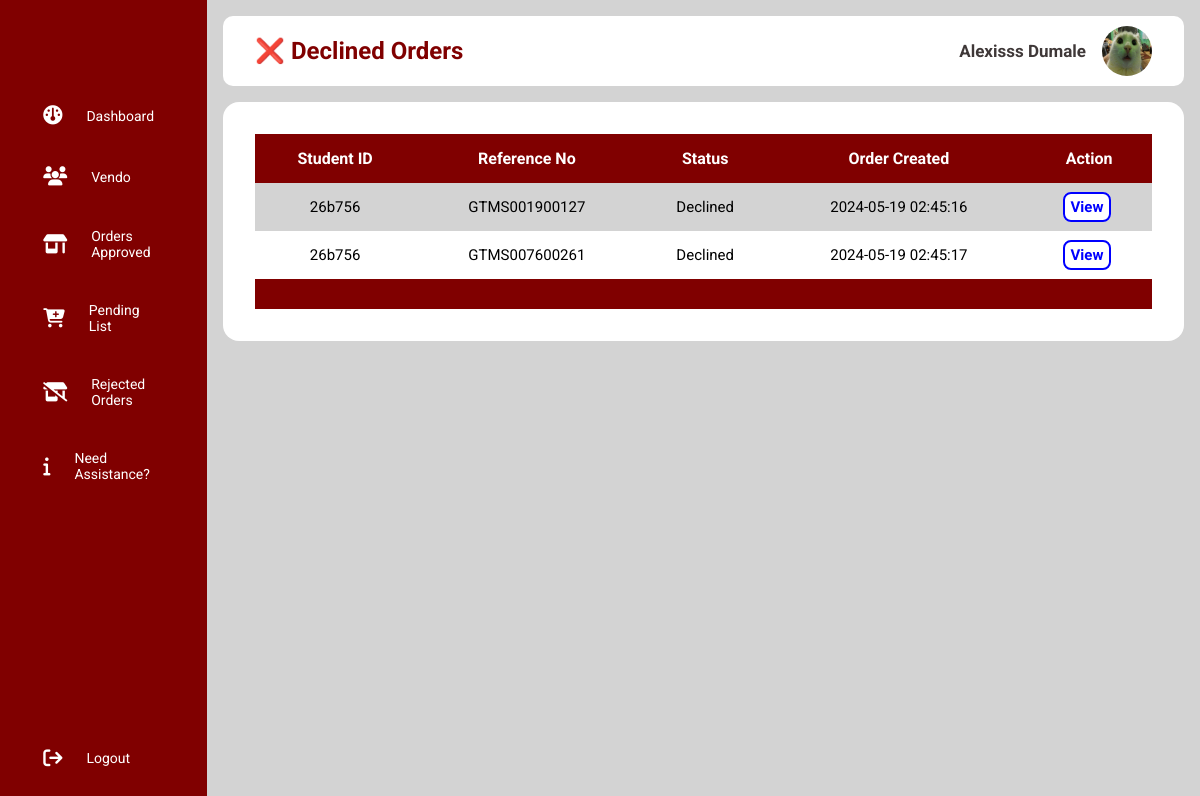
Screenshot of /admin/declined_order.php (signed in) with the database file from the repository.
### tables this page shows
CREATE TABLE `orders` (
  `id` int(11) NOT NULL,
  `reference_no` varchar(15) NOT NULL,
  `student_id` varchar(20) NOT NULL,
  `amount` varchar(50) NOT NULL,
  `garment_type` varchar(50) NOT NULL,
  `garment_id` varchar(25) NOT NULL,
  `gender` varchar(10) NOT NULL,
  `notes` varchar(555) NOT NULL,
  `status` varchar(20) NOT NULL,
  `created` datetime NOT NULL DEFAULT current_timestamp(),
  `modified` timestamp NOT NULL DEFAULT current_timestamp()
);

### object/order.php (called while the page is built, shortened)
<?php
class Order {
    private $conn;
    public function __construct($db) {
        $this->conn = $db;
    }
    public function readDeclinedRequests() {
        $query = "SELECT * FROM orders WHERE status = 'declined'";
        $stmt = $this->conn->prepare($query);
        $stmt->execute();
        return $stmt;
    }
}
?>

### object/user.php (called while the page is built, shortened)
<?php
class User {
	private $conn;
	private $table_name = "users";
	public function __construct($db) {
		$this->conn = $db;
	}
	function countUser(){
		$query = "SELECT COUNT(*) as user_count
					FROM
					" . $this->table_name . "
					WHERE
					access_level = 'student'";
		$stmt = $this->conn->prepare($query);
		$stmt->execute();
		$row = $stmt->fetch(PDO::FETCH_ASSOC);
		$user_count = $row['user_count'];
		return $user_count;
	}
}
?>

### admin/declined_order.php (the view, shortened to what this page needs)
<?php
include_once '../object/order.php';
include_once '../object/user.php';
$database = new Database();
$db = $database->getConnection();
$order = new Order($db);
include_once 'sidebar.php';
include_once 'layout_head.php';
$stmt = $order->readDeclinedRequests();
$num = $stmt->rowCount();
?>
    <?php
        if ($num>0) {
            echo "<div class='table_container'>";
            echo "<table>";
                echo "<thead>";
                    echo "<tr>";
                        echo "<th>Student ID</th>";
                        echo "<th>Reference No</th>";
                        echo "<th>Status</th>";
                        echo "<th>Order Created</th>";
                        echo "<th>Action</th>";
                    echo "</tr>";
                echo "</thead>";
                echo "<tbody>";
                    while ($row = $stmt->fetch(PDO::FETCH_ASSOC)) {
                        extract($row);
                        echo "<tr>";
                            echo "<td>{$student_id}</td>";
                            echo "<td>{$reference_no}</td>";
                            echo "<td>{$status}</td>";
                            echo "<td>{$created}</td>";
                            echo "<td>";
                                if ($status == "Declined") {
                                    echo "<a href='../admin/view_request.php?oid={$id}' class='action_btn1'>View</a>";
                                } else {
                                    echo "<a href='../admin/view_request.php?oid={$id}' class='action_btn1'>View</a>";
                                    echo "<a update-id='{$id}' class='action_btn2 update-object'>Approved</a>";
                                    echo "<a href='#' class='action_btn3' onclick='deleteOrder({$id})'>Declined</a>";
                                }
                        echo "</tr>";
                    }
                echo "</tbody>";
                echo "<tfoot>";
                    echo "<tr>";
                        echo "<td colspan='8' class='table_foot'></td>";
                    echo "</tr>";
                echo "</tfoot>";
            echo "</table>";
        }else{
            echo "<div class='message-box-failed'>";
                echo "No uniform request.";
            echo "</div>";
        }
    ?>
<?php include_once 'layout_foot.php'; ?>

### libs/css/admin-style.css (style rules this page uses)
* { margin: 0; padding: 0; border: none; outline: none; box-sizing: border-box; font-family: Roboto; }
body { display: flex; }
.table_container { width: 100%; margin: 0 auto; }
table { width: 100%; border-collapse: collapse; }
thead { background: maroon; color: white; }
th { padding: 15px; text-align: center; }
tbody { background: lightgray; }
td { text-align: center; padding: 15px; font-size: 15px; text-transform: capitalize; }
tr:nth-child(even) { background: white; }
tfoot .table_foot { background: maroon; font-weight: bold; color: white; text-align: left; }
tfoot td { padding: 15px; color: white; }
.action_btn1, .action_btn2, .action_btn3 { text-decoration: none; border-radius: 8px; font-weight: bold; background-color: white; transition-duration: 0.3s; margin-right: 4px; padding: 4px 6px; }
.action_btn1 { border: 2px solid blue; color: blue; }

### rows the page displays
orders: student "26b756", reference_no "GTMS001900127", status "Declined", created "2024-05-19 02:45:16"
orders: student "26b756", reference_no "GTMS007600261", status "Declined", created "2024-05-19 02:45:17"

### other values shown
$page_title "❌ Declined Orders"
$_SESSION['firstname'] "Alexisss"
$_SESSION['lastname'] "Dumale"
